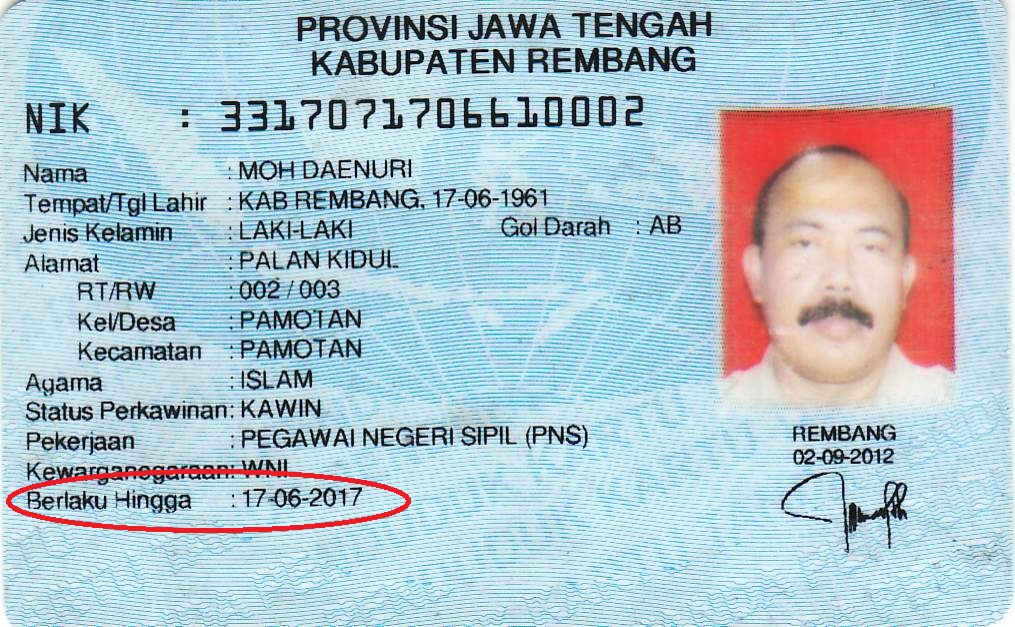
#> input picture notebook/data/ktp/0b6cc-p.-dae.jpg, 1015 x 627 px, given in place of the camera
$ jupyter execute motion_adi.ipynb
#> lines starting #> are read from the running program, lines starting #| are printed output that depends on the picture; after the words box and inside, x2 and y2 are one past the last pixel; in counts of white or black regions, pixels touching at a corner belong together
[cell 1]
import cv2
import numpy as np
import sys
from scipy import signal
from typing import *
import os

class MotionADI(object):
    def __init__(self, thresh = 0.5, limit=10, fdn=30, adi_path="result", **kwargs):
#> further down, frame is the input picture: shape (627, 1015, 3); mean B, G, R 206.4, 195.5, 174.6
        self.fdn = fdn
        self.thresh = thresh
        self.limit = limit
        self.frames: List = []
        self.idx = 0
        self.motion_idx = []
        self.motion_frames = []
        self.font = cv2.FONT_HERSHEY_SIMPLEX
        self.is_detected = False
        self.detected_id = 0
        self.adi_path = adi_path
        self.adi_id = 0


    def _segmentation(self, frame):
        gray = cv2.cvtColor(frame, cv2.COLOR_BGR2GRAY)
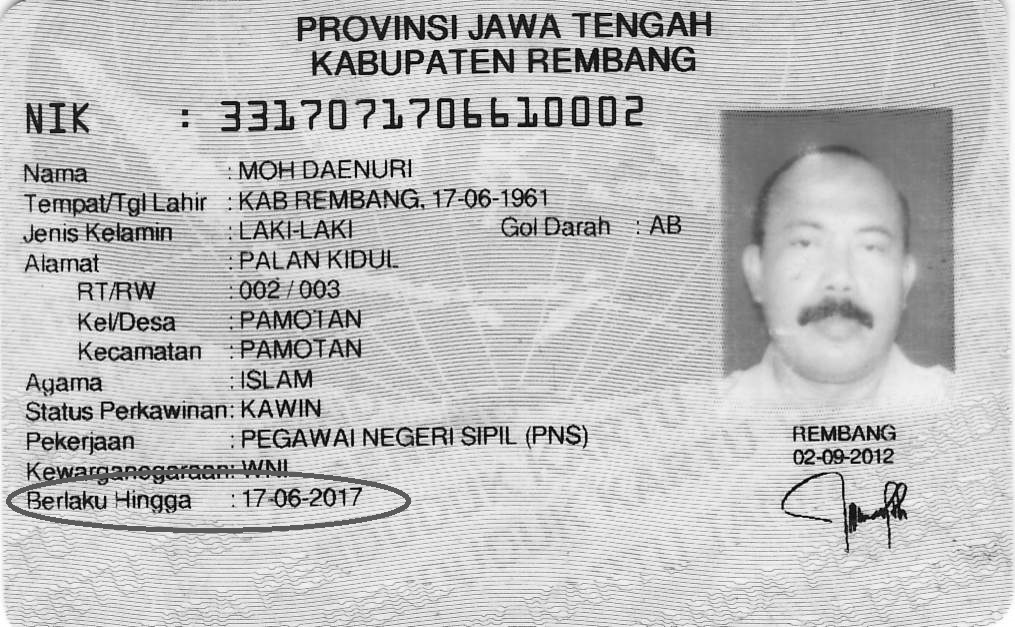
#> gray: shape (627, 1015); min 0, max 255, mean 190.5
        ret, thresh = cv2.threshold(gray, 128, 255, cv2.THRESH_BINARY + cv2.THRESH_OTSU)
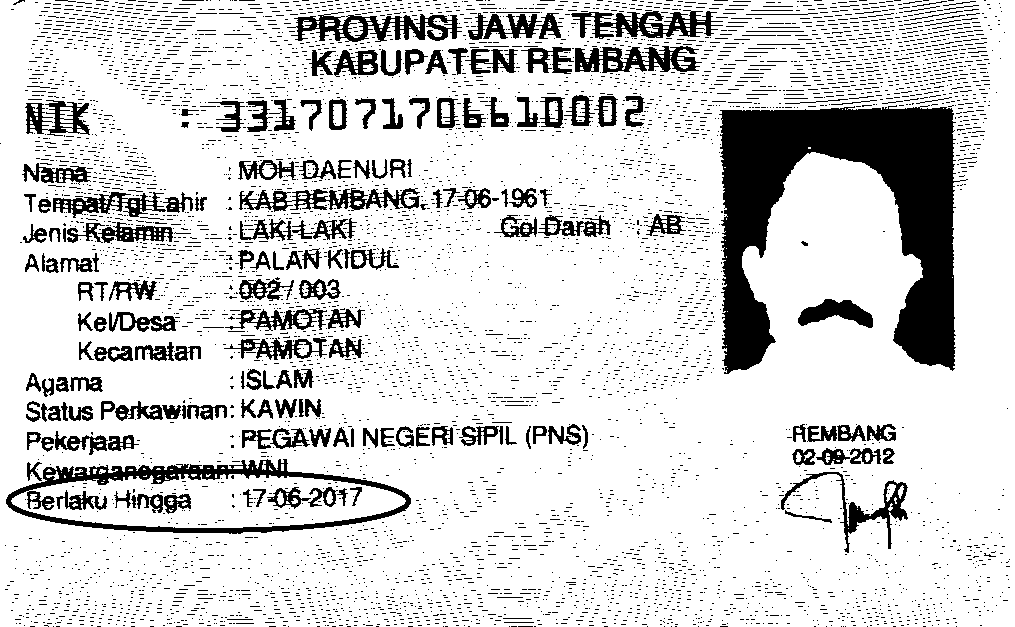
#> thresh: shape (627, 1015); 83% white; 5604 black regions (5389 under 20 px), largest, box (x1, y1, x2, y2) and area: (719, 105, 968, 374) 31509, (6, 459, 411, 534) 6024, (287, 12, 462, 42) 2356
#> ret = 153

        op_kernel = np.ones((5, 5), np.uint8)
        opening = cv2.morphologyEx(thresh, cv2.MORPH_OPEN, op_kernel)
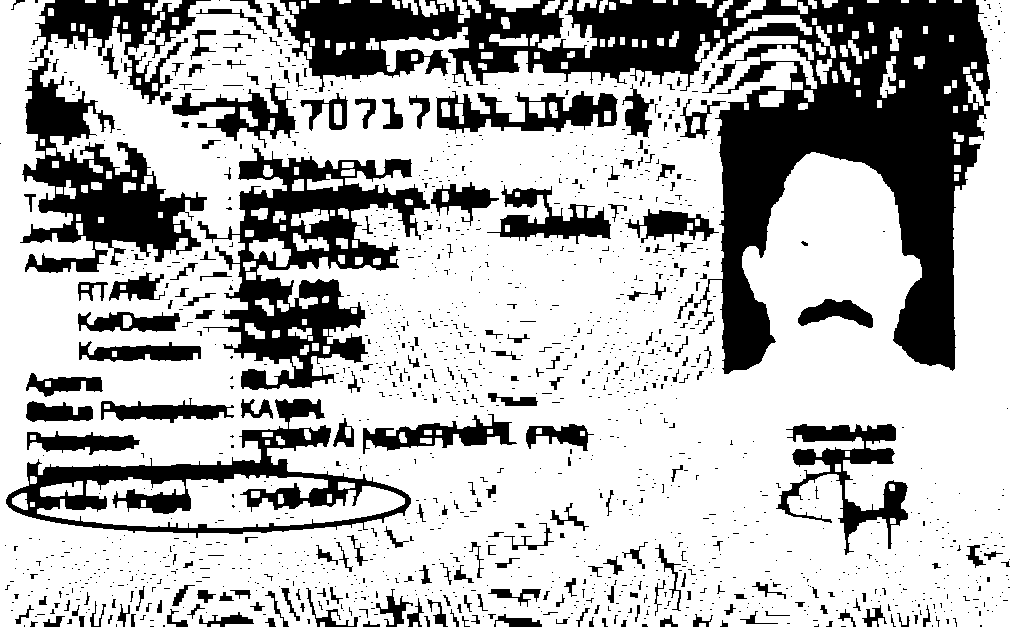
#> opening: shape (627, 1015); 70.9% white; 1458 black regions (1222 under 20 px), largest, box (x1, y1, x2, y2) and area: (280, 0, 990, 374) 77446, (20, 0, 211, 273) 20977, (197, 144, 430, 390) 20519

        mean_kernel = np.ones((5, 5), np.uint8) / np.mean(opening)
#> mean_kernel = [[0.00553, 0.00553, 0.00553, 0.00553, 0.00553], [0.00553, 0.00553, 0.00553, 0.00553, 0.00553], [0.00553, 0.00553, 0.00553, 0.00553, 0.00553], [0.00553, 0.00553, 0.00553, 0.00553, 0.00553], [0.00553, 0.00553, 0.00553, 0.00553, 0.00553]]
        mean = cv2.filter2D(opening, -1, mean_kernel)
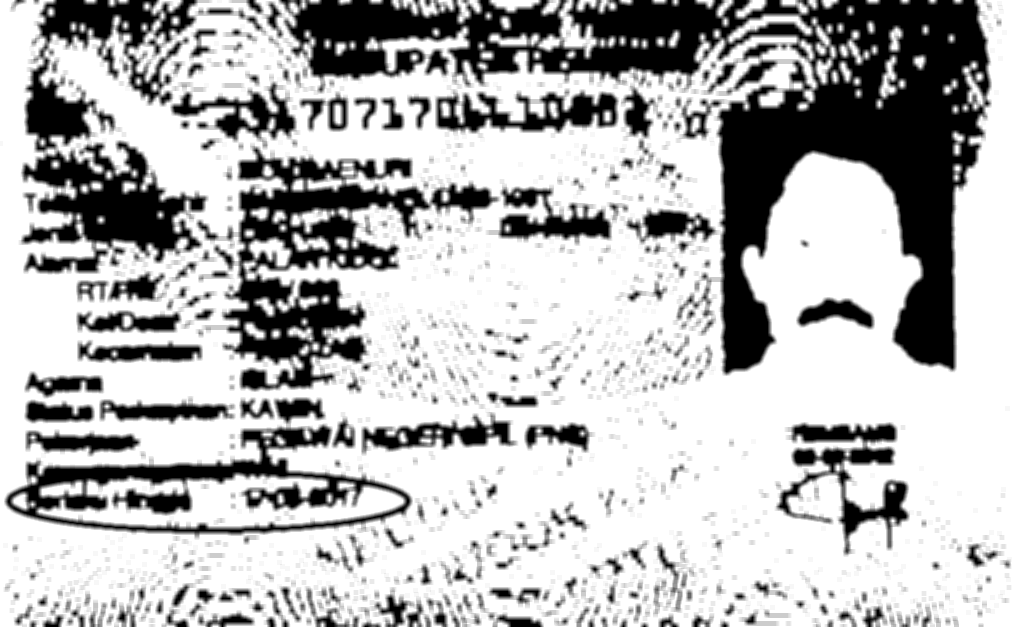
#> mean: shape (627, 1015); min 0, max 35, mean 24.9; drawn with min black and max white

        output = mean
        return output

    def combine_motion_frame(self):
        fshape = self.motion_frames[-1].shape
        image = np.zeros(fshape)
        for frame in self.motion_frames:
            image = np.add(image, frame)
        return image

    def filter(self, frame):
        seg = self._segmentation(frame)
        self.frames.append(seg)
        self._put_text(frame, f'Frame Number: {str(self.idx)}', loc=(10,40))

        if len(self.frames) > 0:
            abs_diff = cv2.absdiff( self.frames[self.idx - 1], self.frames[self.idx])
#> abs_diff: shape (627, 1015); every value is 0
            motion = np.mean(abs_diff) > self.thresh
#> motion = False
            if motion:
                self.motion_idx.append(self.idx)
                if len(self.motion_frames) < self.limit:
                    #ngumpulin barang bukti
                    self.motion_frames.append(abs_diff)
                    return False, abs_diff
                else:

                    # telah lengkap barang bukti
                    # motion is detected
                    image_adi = self.combine_motion_frame()
                    path = os.path.join(self.adi_path, f'frame_{self.adi_id}.jpg')
                    cv2.imwrite(path, image_adi)
                    self.adi_id +=1

                    self.motion_frames = []
                    self.motion_idx = []
                    self.is_detected = True
                    self.detected_id = self.idx


                    return True, image_adi
            else:
                return False, abs_diff
        else:
            return False, np.zeros(frame.shape)


    def increment_id(self):
        self.idx = self.idx + 1


    def show_detection(self, frame):
        if self.is_detected:
            self._put_text(frame, "Motion: Detected")
            if self.idx-self.detected_id>=self.fdn:
                self.is_detected = False
                self.detected_id = 0
        else:
            self._put_text(frame, "Motion: Undetected")


    def _put_text(self, frame, text, loc=(10,20)):
         cv2.putText(frame, text, loc, self.font, 0.7,(255,255,255), 2, cv2.LINE_AA)

[cell 2]
cap = cv2.VideoCapture(0)
madi = MotionADI(thresh=0.5, fdn=20)


while (True):
    # Capture frame-by-frame
    ret, frame = cap.read()
    mot_detect, output = madi.filter(frame)
#> mot_detect = False
    madi.show_detection(frame)
#> call 2 of _put_text, with text = 'Motion: Undetected', loc = (10, 20)
#> in _put_text (call 2), `cv2.putText(frame, text, loc, self.font, 0.7,(255,255,255), 2, cv2.LIN..`:
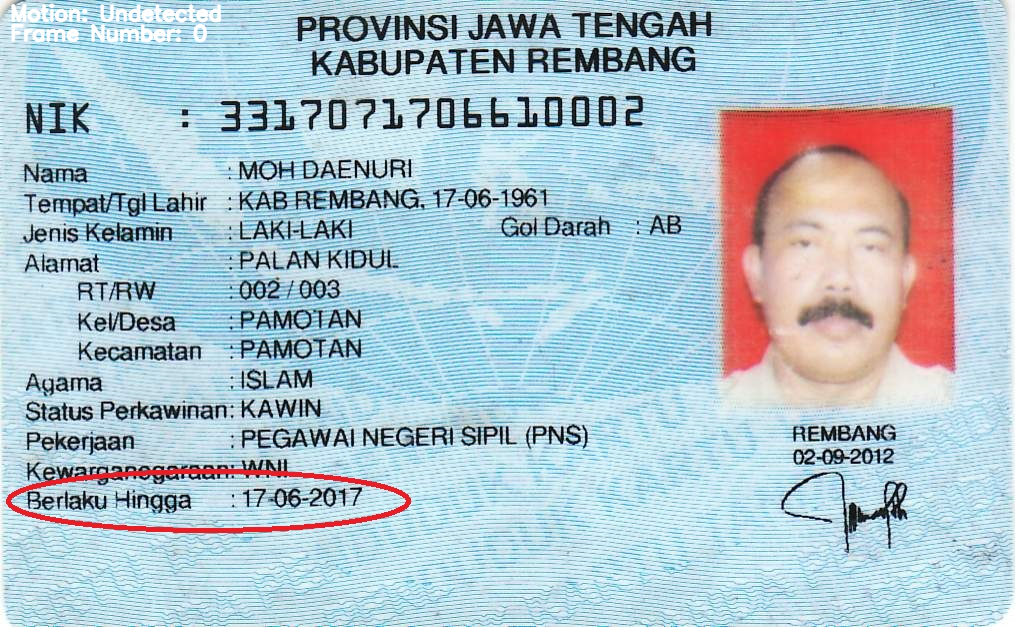
#> frame: shape (627, 1015, 3); mean B, G, R 206.5, 195.7, 175
    madi.increment_id()

    cv2.imshow('motion', output)
    cv2.imshow('frame', frame)

    if cv2.waitKey(1) & 0xFF == ord('q'):
#> (key q is pressed here)
        break

# When everything done, release the capture
cap.release()
cv2.destroyAllWindows()

$ run again, on notebook/data/ktp/IMG_20180508_125328_edit-168542018-05-091326.jpg
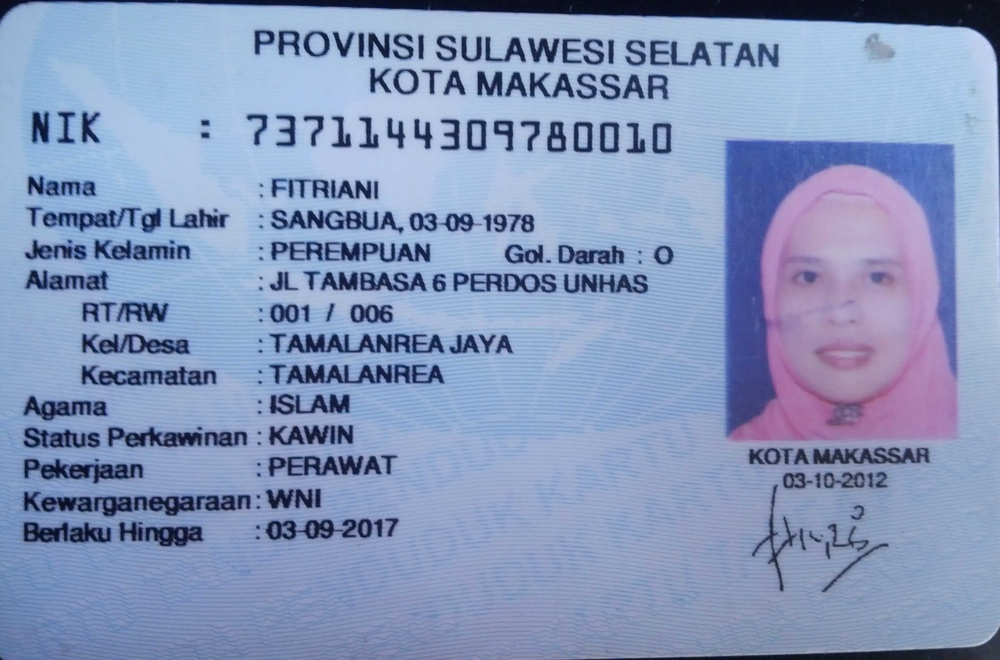
#> input picture notebook/data/ktp/IMG_20180508_125328_edit-168542018-05-091326.jpg, 1000 x 660 px, shrunk from 3120 x 2058 before the run, given in place of the camera
#> frame is the input picture: shape (660, 1000, 3); mean B, G, R 187.9, 151.2, 133.8
#> in _segmentation, `ret, thresh = cv2.threshold(gray, 128, 255, cv2.THRESH_BINARY + cv2.TH..`:
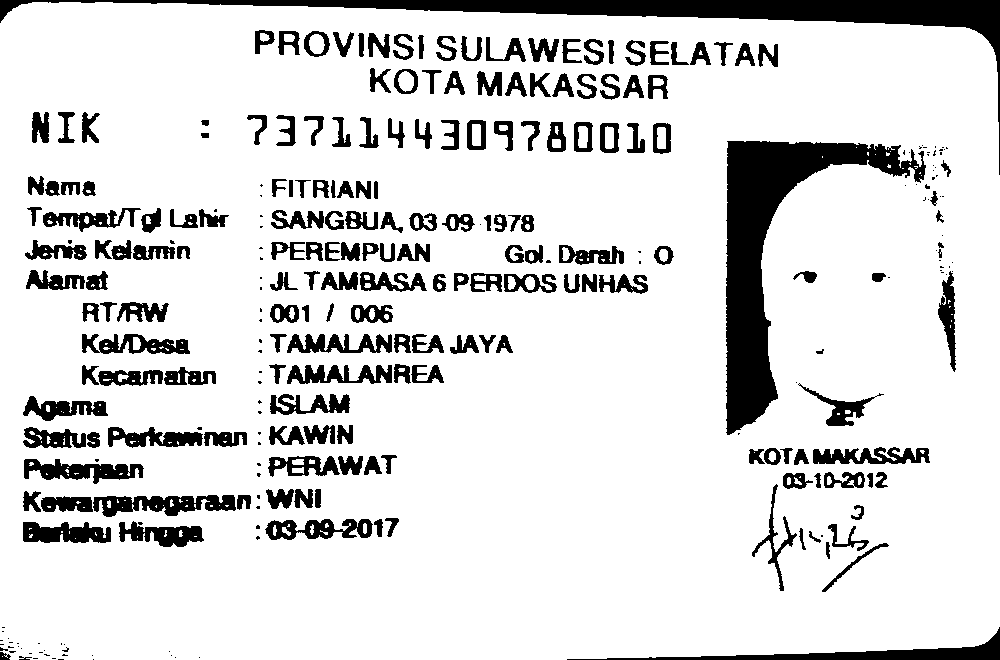
#> thresh: shape (660, 1000); 85.8% white; 295 black regions (104 under 20 px), largest, box (x1, y1, x2, y2) and area: (726, 141, 926, 435) 16225, (0, 0, 1000, 175) 13559, (567, 627, 1000, 660) 2929
#> ret = 112
#> opening: shape (660, 1000); 84% white; 156 black regions (48 under 20 px), largest, box (x1, y1, x2, y2) and area: (726, 141, 948, 435) 16706, (0, 0, 1000, 175) 13564, (23, 491, 251, 517) 3503
#> mean_kernel = [[0.00467, 0.00467, 0.00467, 0.00467, 0.00467], [0.00467, 0.00467, 0.00467, 0.00467, 0.00467], [0.00467, 0.00467, 0.00467, 0.00467, 0.00467], [0.00467, 0.00467, 0.00467, 0.00467, 0.00467], [0.00467, 0.00467, 0.00467, 0.00467, 0.00467]]
#> abs_diff: shape (660, 1000); every value is 0
#> motion = False
#> in _put_text (call 2), `cv2.putText(frame, text, loc, self.font, 0.7,(255,255,255), 2, cv2.LIN..`:
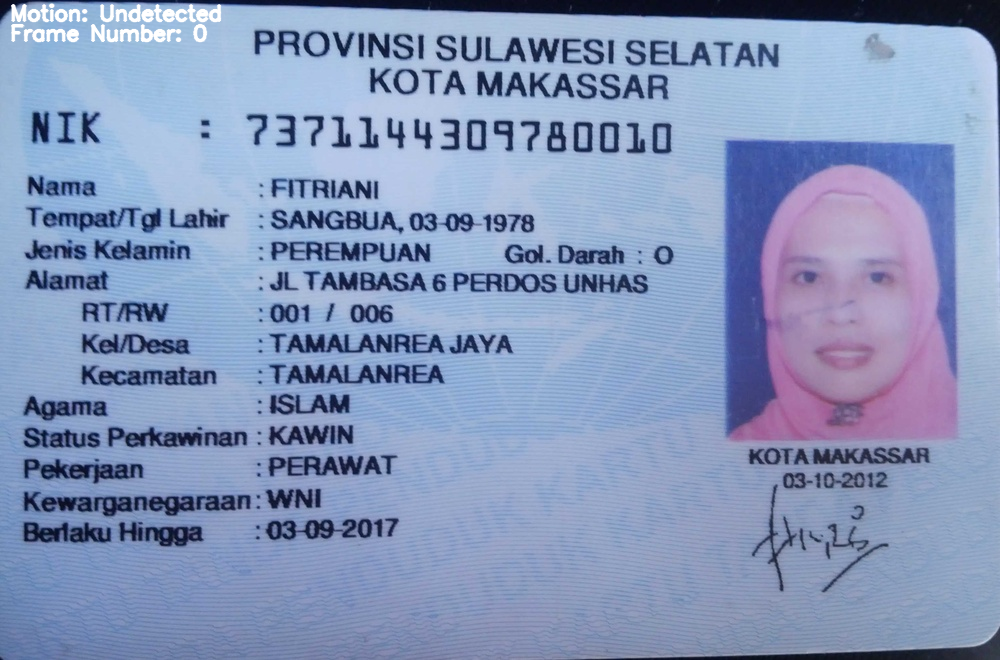
#> frame: shape (660, 1000, 3); mean B, G, R 188.1, 151.6, 134.3

$ run again, on notebook/data/ktp/KTP-1.jpg
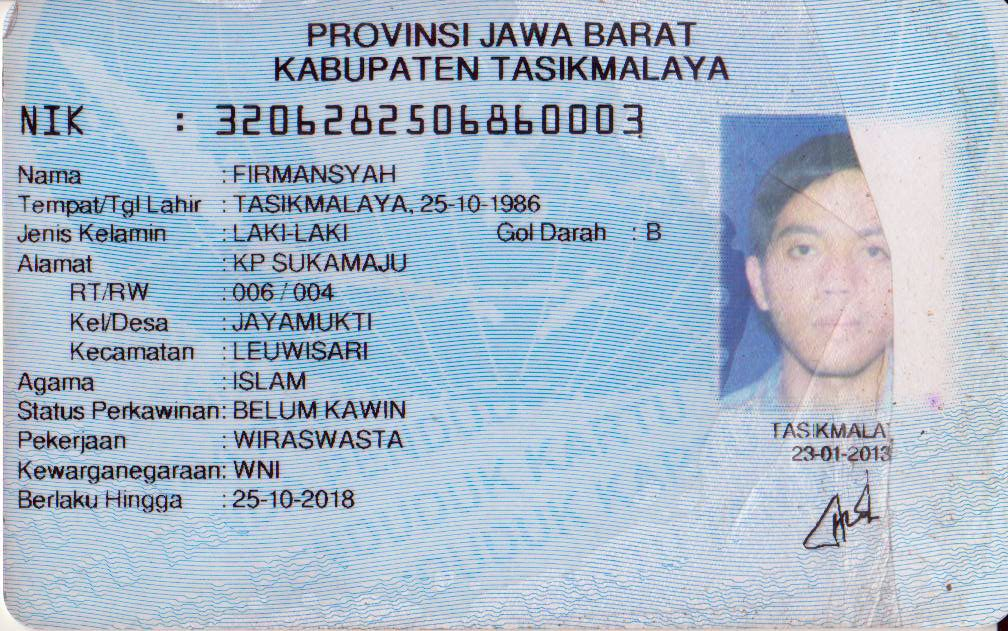
#> input picture notebook/data/ktp/KTP-1.jpg, 1008 x 631 px, given in place of the camera
#> frame is the input picture: shape (631, 1008, 3); mean B, G, R 204, 186.3, 168.6
#> in _segmentation, `ret, thresh = cv2.threshold(gray, 128, 255, cv2.THRESH_BINARY + cv2.TH..`:
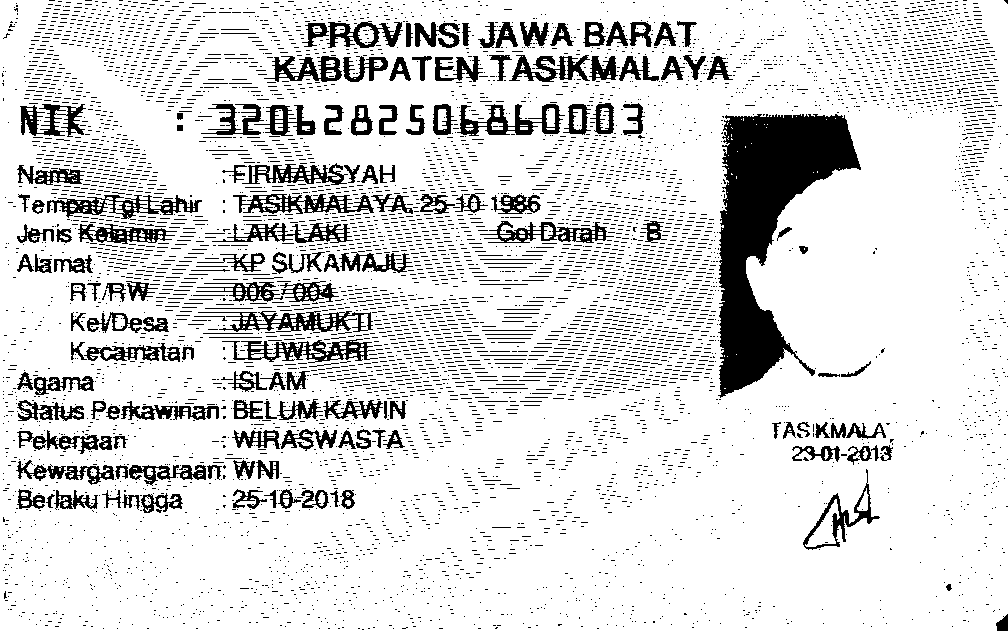
#> thresh: shape (631, 1008); 85.1% white; 6028 black regions (5828 under 20 px), largest, box (x1, y1, x2, y2) and area: (718, 114, 861, 398) 18612, (198, 311, 373, 332) 1489, (222, 339, 378, 363) 1481
#> ret = 148
#> opening: shape (631, 1008); 68% white; 1153 black regions (1010 under 20 px), largest, box (x1, y1, x2, y2) and area: (17, 0, 871, 473) 139105, (166, 0, 736, 111) 17882, (880, 0, 1002, 200) 11234
#> mean_kernel = [[0.00577, 0.00577, 0.00577, 0.00577, 0.00577], [0.00577, 0.00577, 0.00577, 0.00577, 0.00577], [0.00577, 0.00577, 0.00577, 0.00577, 0.00577], [0.00577, 0.00577, 0.00577, 0.00577, 0.00577], [0.00577, 0.00577, 0.00577, 0.00577, 0.00577]]
#> abs_diff: shape (631, 1008); every value is 0
#> motion = False
#> in _put_text (call 2), `cv2.putText(frame, text, loc, self.font, 0.7,(255,255,255), 2, cv2.LIN..`:
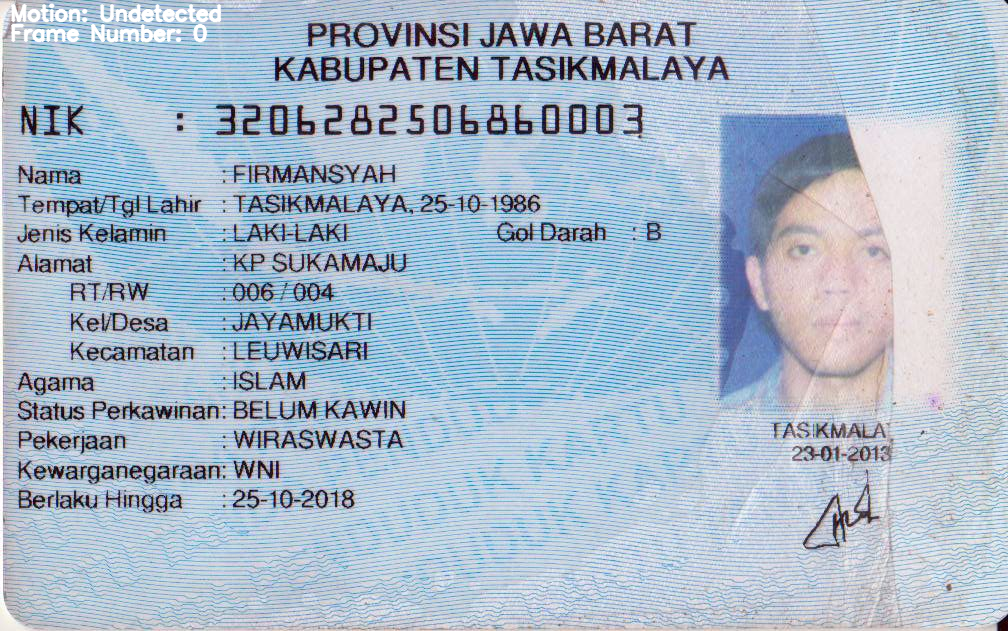
#> frame: shape (631, 1008, 3); mean B, G, R 204.2, 186.7, 169
